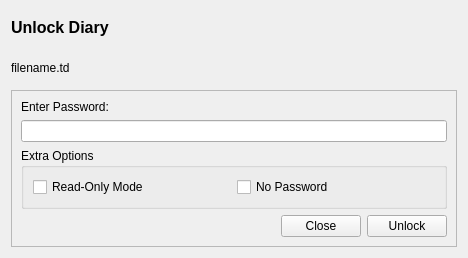
<?xml version="1.0" encoding="UTF-8"?>
<ui version="4.0">
 <class>DiaryUnlockWidget</class>
 <widget class="QWidget" name="DiaryUnlockWidget">
  <property name="geometry">
   <rect>
    <x>0</x>
    <y>0</y>
    <width>468</width>
    <height>258</height>
   </rect>
  </property>
  <property name="windowTitle">
   <string>DiaryUnlockWidget</string>
  </property>
  <layout class="QVBoxLayout" name="verticalLayout">
   <item>
    <widget class="QLabel" name="label_5">
     <property name="font">
      <font>
       <pointsize>12</pointsize>
      </font>
     </property>
     <property name="text">
      <string>&lt;b&gt;Unlock Diary&lt;/b&gt;</string>
     </property>
    </widget>
   </item>
   <item>
    <widget class="QLabel" name="labelFileName">
     <property name="text">
      <string>filename.td</string>
     </property>
     <property name="wordWrap">
      <bool>true</bool>
     </property>
    </widget>
   </item>
   <item>
    <widget class="QFrame" name="frame">
     <property name="frameShape">
      <enum>QFrame::StyledPanel</enum>
     </property>
     <property name="frameShadow">
      <enum>QFrame::Raised</enum>
     </property>
     <layout class="QVBoxLayout" name="verticalLayout_3">
      <item>
       <widget class="QLabel" name="label_4">
        <property name="text">
         <string>Enter Password:</string>
        </property>
       </widget>
      </item>
      <item>
       <widget class="QLineEdit" name="lineEditPassword"/>
      </item>
      <item>
       <widget class="QGroupBox" name="groupBox">
        <property name="title">
         <string>Extra Options</string>
        </property>
        <layout class="QHBoxLayout" name="horizontalLayout_3">
         <item>
          <widget class="QCheckBox" name="checkBoxReadOnly">
           <property name="text">
            <string>Read-Only Mode</string>
           </property>
          </widget>
         </item>
         <item>
          <widget class="QCheckBox" name="checkBoxNoPassword">
           <property name="text">
            <string>No Password</string>
           </property>
          </widget>
         </item>
        </layout>
       </widget>
      </item>
      <item>
       <layout class="QHBoxLayout" name="horizontalLayout_4">
        <item>
         <spacer name="horizontalSpacer_4">
          <property name="orientation">
           <enum>Qt::Horizontal</enum>
          </property>
          <property name="sizeHint" stdset="0">
           <size>
            <width>40</width>
            <height>20</height>
           </size>
          </property>
         </spacer>
        </item>
        <item>
         <widget class="QPushButton" name="pushButtonCloseTab">
          <property name="text">
           <string>Close</string>
          </property>
         </widget>
        </item>
        <item>
         <widget class="QPushButton" name="pushButtonUnlock">
          <property name="text">
           <string>Unlock</string>
          </property>
         </widget>
        </item>
       </layout>
      </item>
     </layout>
    </widget>
   </item>
  </layout>
 </widget>
 <resources/>
 <connections/>
</ui>
